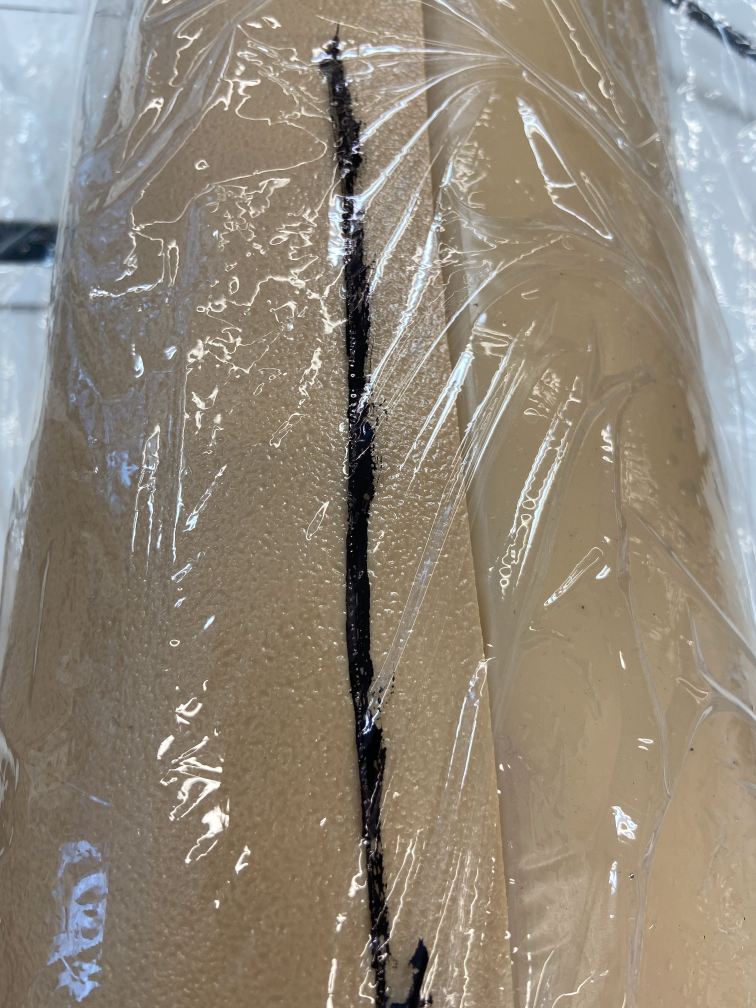
#> input picture blackline1.jpg, 3024 x 4032 px, given in place of the camera (shown at 1/4 size)
$ python figure.py
#> lines starting #> are read from the running program, lines starting #| are printed output that depends on the picture; after the words box and inside, x2 and y2 are one past the last pixel; in counts of white or black regions, pixels touching at a corner belong together
import cv2 as cv
import numpy as np
import matplotlib.pyplot as plt
from scipy.optimize import curve_fit


class ShapeAnalysis:

    def analysis(self, frame):
        lower_black = np.array([0, 0, 0])
        upper_black = np.array([180, 255, 46])
        # change to hsv model
        hsv = cv.cvtColor(frame, cv.COLOR_BGR2HSV)
        # get mask
        binary = cv.inRange(hsv, lower_black, upper_black)
        # downSampled = cv.pyrDown(binary)
        # h, w = downSampled.shape
        dist = cv.distanceTransform(binary, cv.DIST_L1, cv.DIST_MASK_PRECISE)
        cv.namedWindow("distance", cv.WINDOW_NORMAL)
        cv.resizeWindow('distance', 800, 1100)
        cv.imshow("distance", dist)
        out = cv.GaussianBlur(binary, (9, 9), 0)
        # [5 lines of commented-out code are left out]
        print("start to detect lines...\n")
        contours, hierarchy = cv.findContours(out, cv.RETR_EXTERNAL, cv.CHAIN_APPROX_SIMPLE)
        print(len(contours))
        index = 0
        for i in range(len(contours)):
            if (len(contours[i]) > index):
                index = i
        # [4 lines of commented-out code are left out]
        return contours

    def search(self, a):
        length = len(a)
        m = 0
        for i in range(length):
            temp = len(a[i])
            if temp > m:
                m = i
        print(len(a[m]))
        return a[m]

    def generate(self, a):
        a = a.reshape(-1, 2)
        return a

    def curve(self, a, frame):
        h, w, _ = frame.shape
        x = a[:, 0]
        y = a[:, 1]
        # [6 lines of commented-out code are left out]
        poly = np.poly1d(np.polyfit(x, y, 3))
        print(poly)
        yvals = poly(x)
        yvals = list(yvals)
        for i in range(len(yvals)):
            yvals[i] = int(yvals[i])

        # [10 lines of commented-out code are left out]
        for point in zip(x, yvals):
            cv.circle(frame, point, 2, (0, 0, 255), 2)
        cv.namedWindow("image_result", cv.WINDOW_NORMAL)
        cv.resizeWindow('image_result', 800, 1100)
        cv.imshow("image_result", frame)
        return 0

    def func(x, a, b, c):
        return a * np.exp(-b * x) + c


if __name__ == "__main__":
    # [10 lines of commented-out code are left out]

    cap = cv.VideoCapture(0)
    if not cap.isOpened():
        print("Cannot open camera")
        exit()
    while True:
        # Capture frame-by-frame
        ret, frame = cap.read()
#> frame is the input picture: shape (4032, 3024, 3); mean B, G, R 119.6, 134.1, 144.1
        # if frame is read correctly ret is True
        if not ret:
            print("Can't receive frame (stream end?). Exiting ...")
            break
        # Our operations on the frame come here
        ld = ShapeAnalysis()
        h, w, _ = frame.shape
#> h = 4032; w = 3024
        ld = ShapeAnalysis()
        tuple = ld.analysis(frame)
#> in analysis, `hsv = cv.cvtColor(frame, cv.COLOR_BGR2HSV)`: hsv: shape (4032, 3024, 3); mean H, S, V 31.9, 57.3, 147.7
#> in analysis, `binary = cv.inRange(hsv, lower_black, upper_black)`:
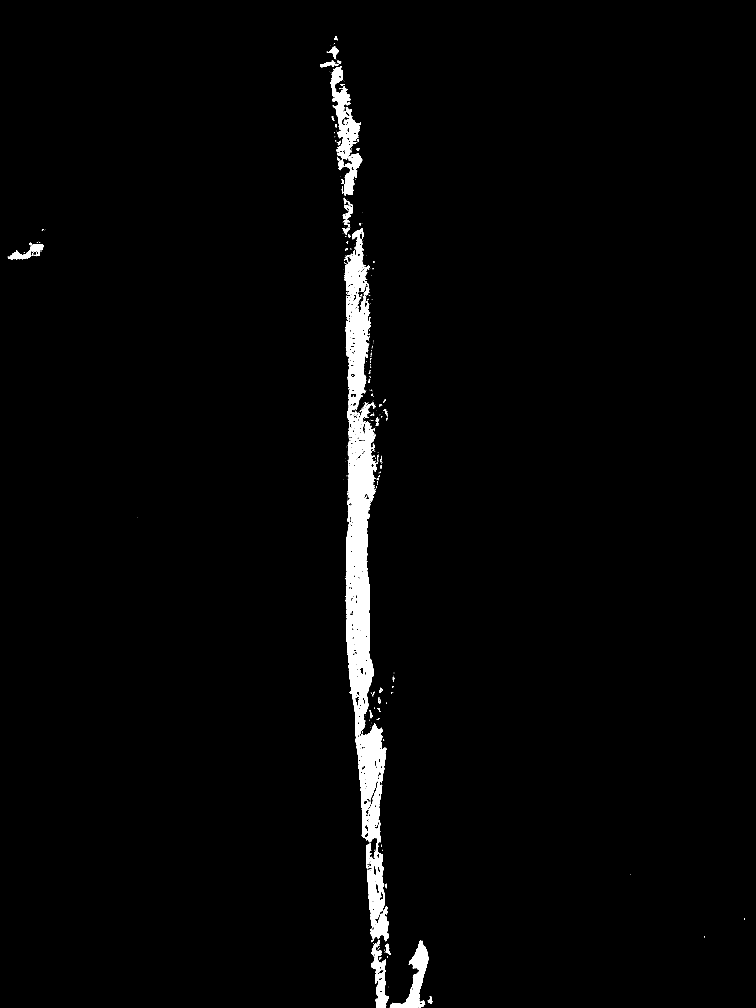
#> binary: shape (4032, 3024) (shown at 1/4 size); 2% white; 399 white regions (317 under 20 px)
#> in analysis, `dist = cv.distanceTransform(binary, cv.DIST_L1, cv.DIST_MASK_PRECISE)`:
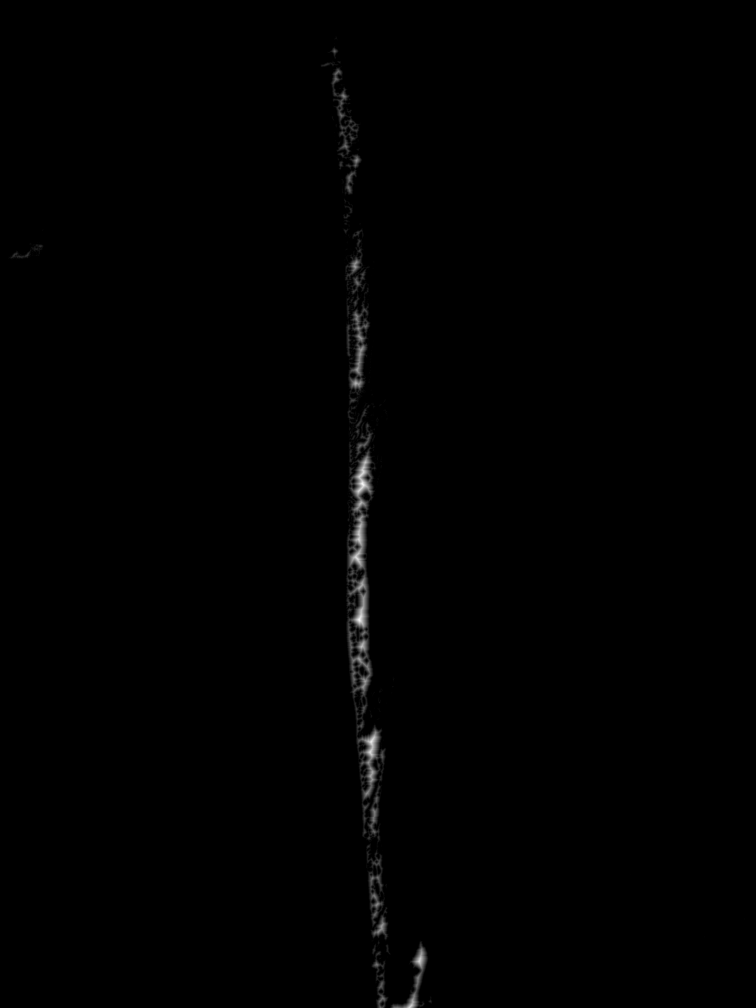
#> dist: shape (4032, 3024) float32 (shown at 1/4 size); min 0, max 41, mean 0.2; drawn with min black and max white
#> in analysis, `contours, hierarchy = cv.findContours(out, cv.RETR_EXTERNAL, cv.CHAIN_..`: contours = 49 contours; largest, box (x1, y1, x2, y2) and area: (1278, 168, 1560, 4032) 313753, (1555, 3757, 1718, 4032) 15918, (24, 963, 179, 1042) 5983, (1533, 3771, 1567, 3834) 1164, (1476, 1358, 1498, 1476) 1076
#| 49
#> the loop in analysis, `for i in range(len(contours)):` made 49 passes
#> after the loop in analysis, `for i in range(len(contours)):`: index = 47
#> tuple has the same summary as contours in analysis
        array = ld.search(tuple)
#> in search, `length = len(a)`: length = 49
#> the loop in search, `for i in range(length):` made 49 passes
#> temp on passes 1 to 12: 40, 16, 69, 298, 16, 14, 16, 19, 22, 18, 14, 12
#> after the loop in search, `for i in range(length):`: m = 47
#| 3883
#> array = contour of 3883 points, box (x1, y1, x2, y2) (1278, 168, 1560, 4032), area 313753
        points = ld.generate(array)
#> in generate, `a = a.reshape(-1, 2)`: a = 3883 pairs, first value 1278 to 1559, second value 168 to 4031
#> points has the same summary as a in generate
        ld.curve(points, frame)
#> in curve, `x = a[:, 0]`: x = 3883 values, max 1559 at index 1577, min 1278 at index 73, mean 1442.5
#> in curve, `y = a[:, 1]`: y = 3883 values, max 4031 at index 1554, min 168 at index 0, mean 1838.2
#|            3         2
#| 0.0004296 x - 1.828 x + 2600 x - 1.236e+06
#> in curve, `yvals = poly(x)`: yvals = 3883 values, max 3885.5 at index 1577, min -833.2 at index 73, mean 1838.2
#> after the loop in curve, `for i in range(len(yvals)):`: yvals = 3883 values, max 3885 at index 1577, min -833 at index 73, mean 1837.7
#> the loop in curve, `for point in zip(x, yvals):` made 3883 passes
#> point on passes 1 to 3: (1337, 610), (1336, 593), (1334, 558)
        key = cv.waitKey(1)
#> (key q is pressed here)
        if key == ord('q'):
            break
    # When everything done, release the capture
    cap.release()
    cv.destroyAllWindows()

$ run again, on blackline2.jpg
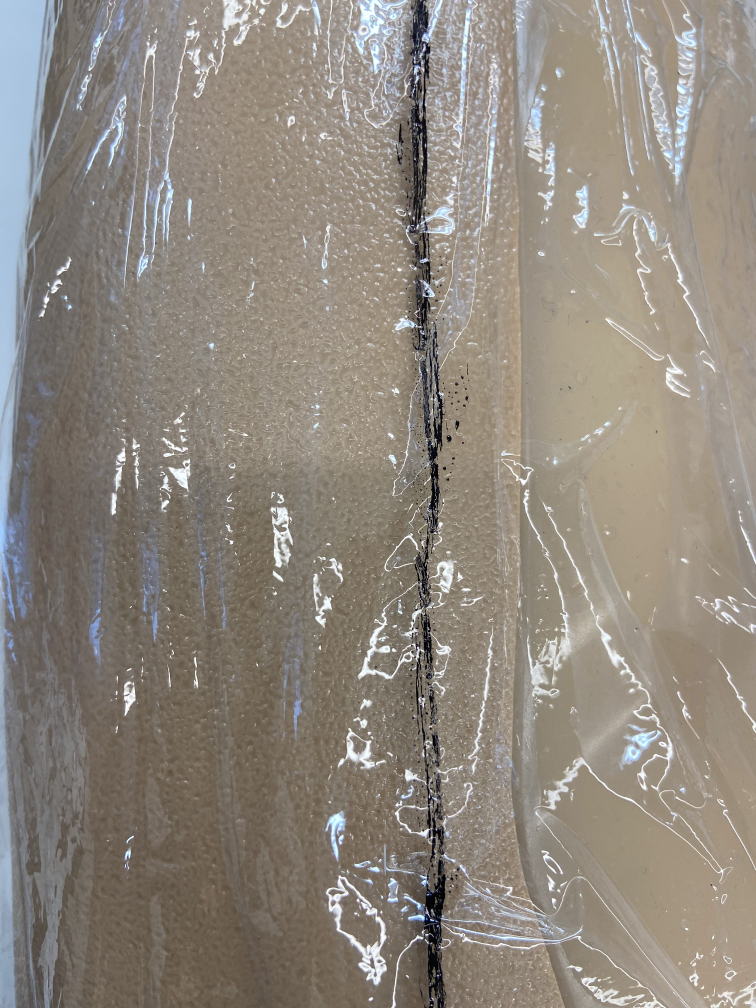
#> input picture blackline2.jpg, 3024 x 4032 px, given in place of the camera (shown at 1/4 size)
#> frame is the input picture: shape (4032, 3024, 3); mean B, G, R 126, 135.6, 143.2
#> hsv: shape (4032, 3024, 3); mean H, S, V 28.7, 39.6, 145.5
#> in analysis, `binary = cv.inRange(hsv, lower_black, upper_black)`:
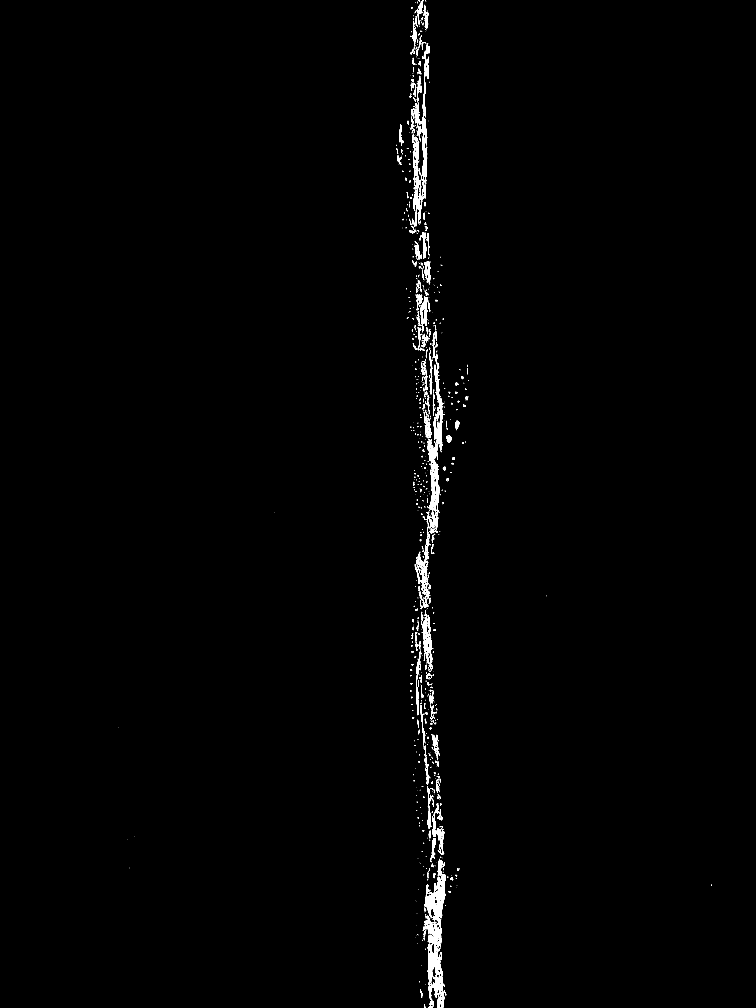
#> binary: shape (4032, 3024) (shown at 1/4 size); 0.78% white; 1009 white regions (716 under 20 px)
#> in analysis, `dist = cv.distanceTransform(binary, cv.DIST_L1, cv.DIST_MASK_PRECISE)`:
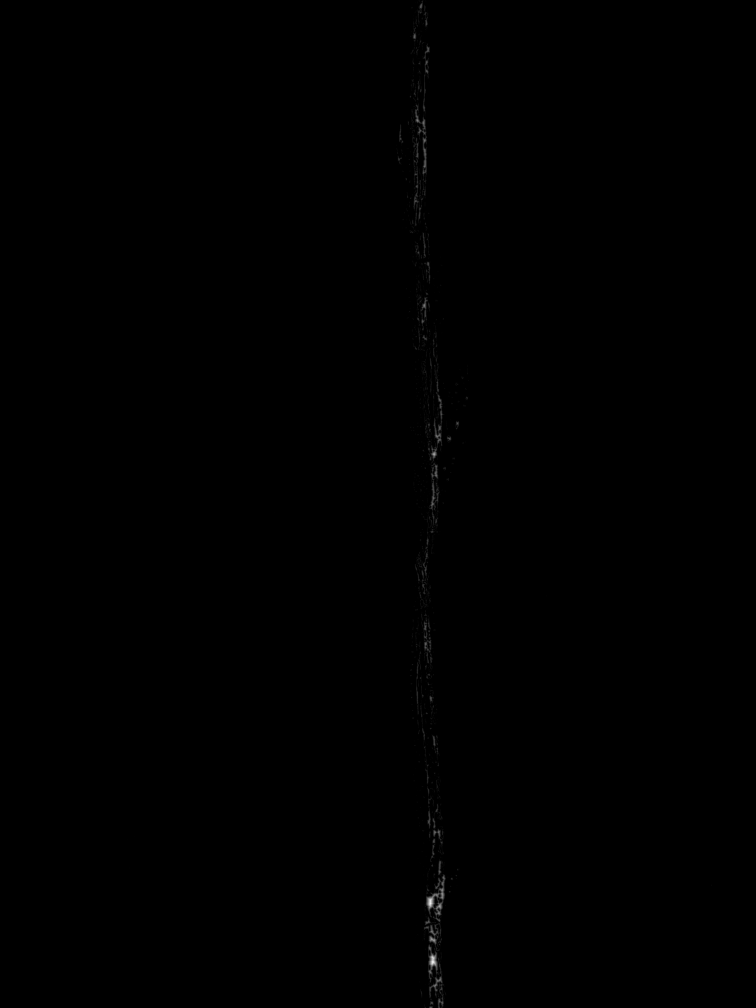
#> dist: shape (4032, 3024) float32 (shown at 1/4 size); min 0, max 20, mean 0.0205; drawn with min black and max white
#> contours = 223 contours; largest, box (x1, y1, x2, y2) and area: (1647, 1095, 1784, 3473) 120019, (1623, 0, 1724, 940) 49741, (1684, 3423, 1797, 4032) 37567, (1645, 885, 1727, 1141) 10922, (1710, 2932, 1764, 3069) 3736
#| 223
#> after the loop in analysis, `for i in range(len(contours)):`: index = 222
#> tuple has the same summary as contours in analysis
#> length = 223
#> the loop in search, `for i in range(length):` made 223 passes
#> temp on passes 1 to 8: 16, 34, 16, 16, 16, 16, 55, 20
#> after the loop in search, `for i in range(length):`: m = 222
#| 1377
#> array = contour of 1377 points, box (x1, y1, x2, y2) (1623, 0, 1724, 940), area 49741
#> a = 1377 pairs, first value 1623 to 1723, second value 0 to 939
#> points has the same summary as a in generate
#> x = 1377 values, max 1723 at index 1181, min 1623 at index 786, mean 1672
#> y = 1377 values, max 939 at index 904, min 0 at index 0, mean 401.8
#|            3         2
#| -0.003261 x + 16.46 x - 2.769e+04 x + 1.553e+07
#> in curve, `yvals = poly(x)`: yvals = 1377 values, max 930.8 at index 786, min 217.2 at index 1181, mean 401.8
#> after the loop in curve, `for i in range(len(yvals)):`: yvals = 1377 values, max 930 at index 786, min 217 at index 1181, mean 401.3
#> the loop in curve, `for point in zip(x, yvals):` made 1377 passes
#> point on passes 1 to 3: (1670, 344), (1670, 344), (1669, 343)

$ run again, on blackline3.jpg
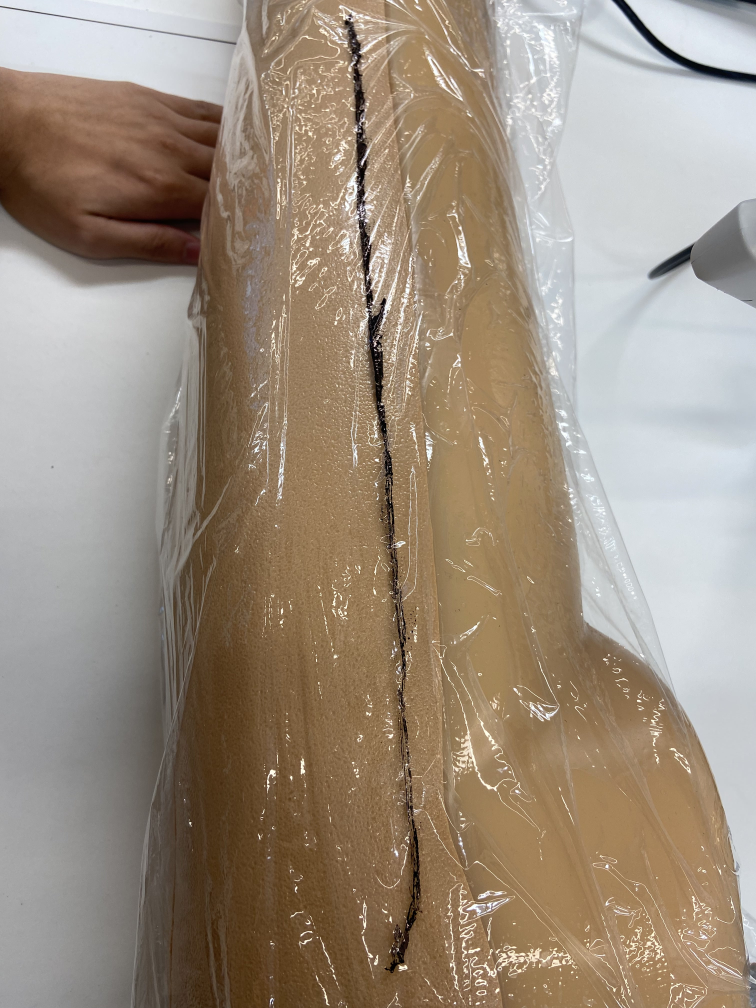
#> input picture blackline3.jpg, 3024 x 4032 px, given in place of the camera (shown at 1/4 size)
#> frame is the input picture: shape (4032, 3024, 3); mean B, G, R 126.2, 142.1, 156.3
#> hsv: shape (4032, 3024, 3); mean H, S, V 41, 66.8, 158.7
#> in analysis, `binary = cv.inRange(hsv, lower_black, upper_black)`:
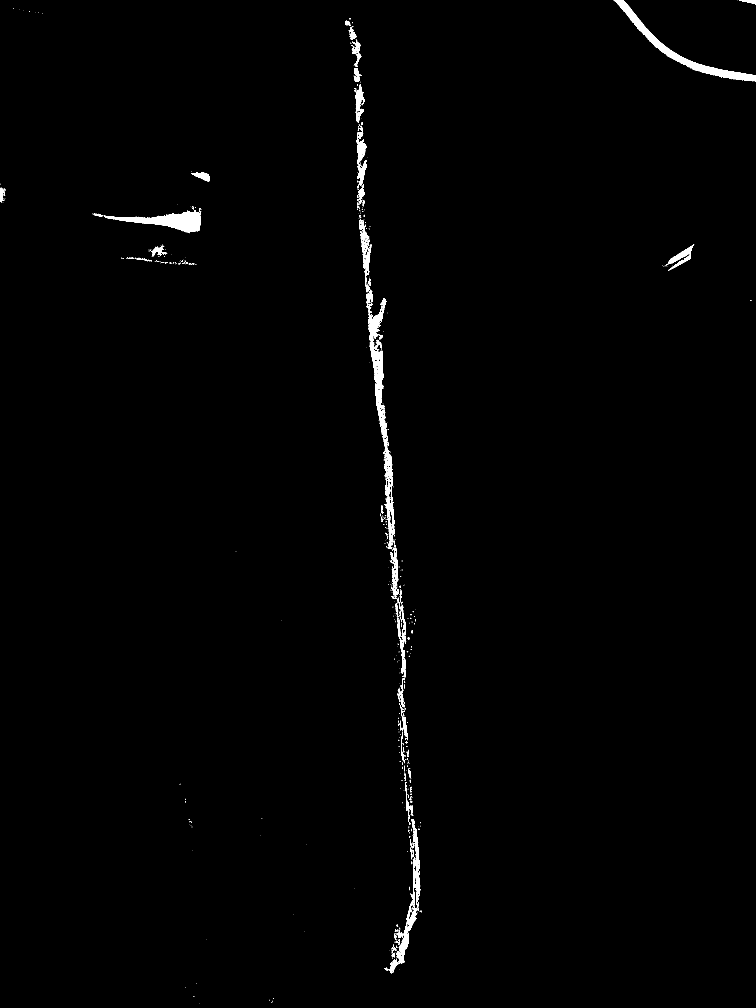
#> binary: shape (4032, 3024) (shown at 1/4 size); 0.79% white; 757 white regions (625 under 20 px)
#> contours = 78 contours; largest, box (x1, y1, x2, y2) and area: (1377, 69, 1692, 3897) 135248, (2451, 0, 3024, 332) 22881, (364, 820, 811, 937) 19074, (2645, 972, 2781, 1088) 5466, (588, 974, 676, 1030) 2741
#| 78
#> the loop in analysis, `for i in range(len(contours)):` made 78 passes
#> after the loop in analysis, `for i in range(len(contours)):`: index = 77
#> tuple has the same summary as contours in analysis
#> length = 78
#> the loop in search, `for i in range(length):` made 78 passes
#> temp on passes 1 to 8: 20, 65, 22, 16, 16, 20, 20, 20
#> after the loop in search, `for i in range(length):`: m = 77
#| 517
#> array = contour of 517 points, box (x1, y1, x2, y2) (2451, 0, 3024, 332), area 22881
#> a = 517 pairs, first value 2451 to 3023, second value 0 to 331
#> points has the same summary as a in generate
#> x = 517 values, max 3023 at index 276, min 2451 at index 0, mean 2731.6
#> y = 517 values, max 331 at index 275, min 0 at index 0, mean 212.8
#|            3           2
#| 1.106e-06 x - 0.01027 x + 31.89 x - 3.273e+04
#> in curve, `yvals = poly(x)`: yvals = 517 values, max 312.2 at index 276, min -21.5 at index 0, mean 212.8
#> after the loop in curve, `for i in range(len(yvals)):`: yvals = 517 values, max 312 at index 274, min -21 at index 0, mean 212.3
#> the loop in curve, `for point in zip(x, yvals):` made 517 passes
#> point on passes 1 to 3: (2451, -21), (2451, -21), (2453, -18)
